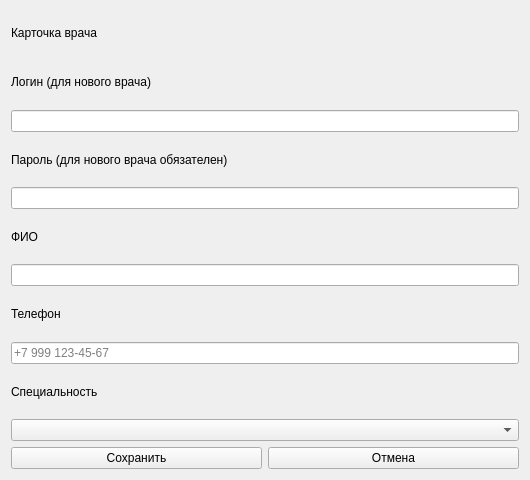
<?xml version="1.0" encoding="UTF-8"?>
<ui version="4.0">
  <class>Form</class>
  <widget class="QWidget" name="Form">
    <property name="geometry">
      <rect>
        <x>0</x>
        <y>0</y>
        <width>530</width>
        <height>480</height>
      </rect>
    </property>
    <property name="windowTitle">
      <string>Управление врачом</string>
    </property>
    <layout class="QVBoxLayout" name="verticalLayout">
      <item>
        <widget class="QLabel" name="title">
          <property name="text">
            <string>Карточка врача</string>
          </property>
        </widget>
      </item>
      <item>
        <widget class="QLabel" name="login_caption">
          <property name="text">
            <string>Логин (для нового врача)</string>
          </property>
        </widget>
      </item>
      <item>
        <widget class="QLineEdit" name="login" />
      </item>
      <item>
        <widget class="QLabel" name="password_caption">
          <property name="text">
            <string>Пароль (для нового врача обязателен)</string>
          </property>
        </widget>
      </item>
      <item>
        <widget class="QLineEdit" name="password" />
      </item>
      <item>
        <widget class="QLabel" name="name_caption">
          <property name="text">
            <string>ФИО</string>
          </property>
        </widget>
      </item>
      <item>
        <widget class="QLineEdit" name="name" />
      </item>
      <item>
        <widget class="QLabel" name="phone_caption">
          <property name="text">
            <string>Телефон</string>
          </property>
        </widget>
      </item>
      <item>
        <widget class="QLineEdit" name="phone"><property name="placeholderText"><string>+7 999 123-45-67</string></property></widget>
      </item>
      <item>
        <widget class="QLabel" name="specialization_caption">
          <property name="text">
            <string>Специальность</string>
          </property>
        </widget>
      </item>
      <item>
        <widget class="QComboBox" name="specialization" />
      </item>
      <item>
        <layout class="QHBoxLayout" name="actions_layout">
          <item>
            <widget class="QPushButton" name="save">
              <property name="text">
                <string>Сохранить</string>
              </property>
            </widget>
          </item>
          <item>
            <widget class="QPushButton" name="back">
              <property name="text">
                <string>Отмена</string>
              </property>
            </widget>
          </item>
        </layout>
      </item>
    </layout>
  </widget>
  <resources />
  <connections />
</ui>
